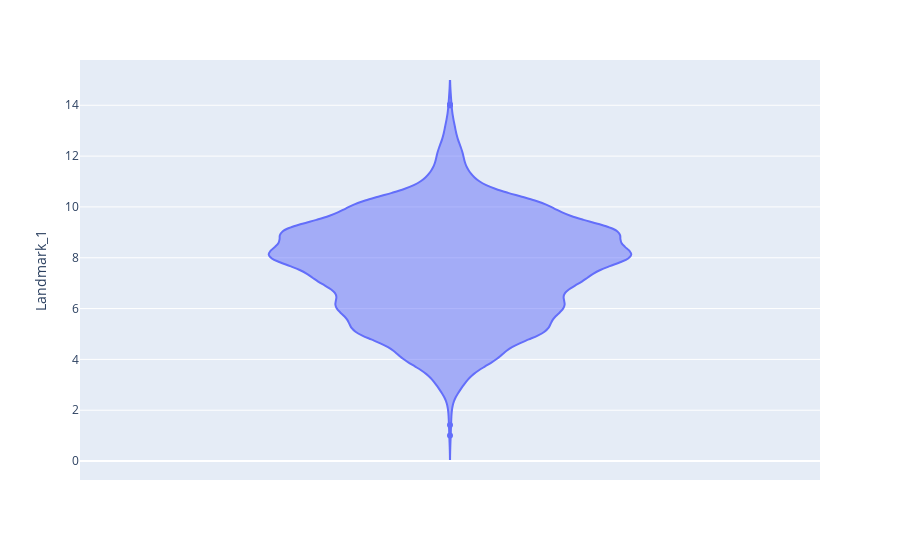

Source (notebook cell):
### Code cell
fig = px.violin(df, y = 'Landmark_1')
fig.show()

### Figure 1 — Plotly figure (JSON) as saved in the notebook; plotly's stock layout.template omitted (floating-point values rounded to 4 significant figures; data arrays with more than 128 entries replaced by an {"elided": "..."} marker saying what was removed)
{"data": [{"alignmentgroup": "True", "box": {"visible": false}, "hovertemplate": "Landmark_1=%{y}<extra></extra>", "legendgroup": "", "marker": {"color": "#636efa"}, "name": "", "offsetgroup": "", "orientation": "v", "scalegroup": "True", "showlegend": false, "type": "violin", "x0": " ", "xaxis": "x", "y": {"elided": "2029 float values"}, "y0": " ", "yaxis": "y"}], "layout": {"legend": {"tracegroupgap": 0}, "margin": {"t": 60}, "violinmode": "group", "xaxis": {"anchor": "y", "domain": [0, 1]}, "yaxis": {"anchor": "x", "domain": [0, 1], "title": {"text": "Landmark_1"}}}}
